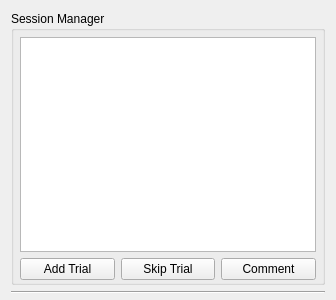
<?xml version="1.0" encoding="UTF-8"?>
<ui version="4.0">
 <class>Form</class>
 <widget class="QWidget" name="Form">
  <property name="geometry">
   <rect>
    <x>0</x>
    <y>0</y>
    <width>336</width>
    <height>300</height>
   </rect>
  </property>
  <property name="minimumSize">
   <size>
    <width>336</width>
    <height>0</height>
   </size>
  </property>
  <property name="maximumSize">
   <size>
    <width>336</width>
    <height>16777215</height>
   </size>
  </property>
  <property name="windowTitle">
   <string>Form</string>
  </property>
  <layout class="QVBoxLayout" name="verticalLayout">
   <property name="spacing">
    <number>6</number>
   </property>
   <property name="bottomMargin">
    <number>6</number>
   </property>
   <item>
    <widget class="QGroupBox" name="groupBox">
     <property name="title">
      <string>Session Manager</string>
     </property>
     <layout class="QVBoxLayout" name="verticalLayout_2">
      <property name="spacing">
       <number>6</number>
      </property>
      <property name="leftMargin">
       <number>6</number>
      </property>
      <property name="topMargin">
       <number>6</number>
      </property>
      <property name="rightMargin">
       <number>6</number>
      </property>
      <property name="bottomMargin">
       <number>2</number>
      </property>
      <item>
       <widget class="QTableView" name="tableView"/>
      </item>
      <item>
       <widget class="QWidget" name="widget" native="true">
        <layout class="QHBoxLayout" name="horizontalLayout">
         <property name="spacing">
          <number>6</number>
         </property>
         <property name="leftMargin">
          <number>0</number>
         </property>
         <property name="topMargin">
          <number>0</number>
         </property>
         <property name="rightMargin">
          <number>0</number>
         </property>
         <property name="bottomMargin">
          <number>0</number>
         </property>
         <item>
          <widget class="QPushButton" name="addTrialButton">
           <property name="text">
            <string>Add Trial</string>
           </property>
          </widget>
         </item>
         <item>
          <widget class="QPushButton" name="skipTrialButton">
           <property name="text">
            <string>Skip Trial</string>
           </property>
          </widget>
         </item>
         <item>
          <widget class="QPushButton" name="commentButton">
           <property name="text">
            <string>Comment</string>
           </property>
          </widget>
         </item>
        </layout>
       </widget>
      </item>
     </layout>
    </widget>
   </item>
   <item>
    <widget class="Line" name="line">
     <property name="orientation">
      <enum>Qt::Horizontal</enum>
     </property>
    </widget>
   </item>
  </layout>
 </widget>
 <resources/>
 <connections/>
</ui>
